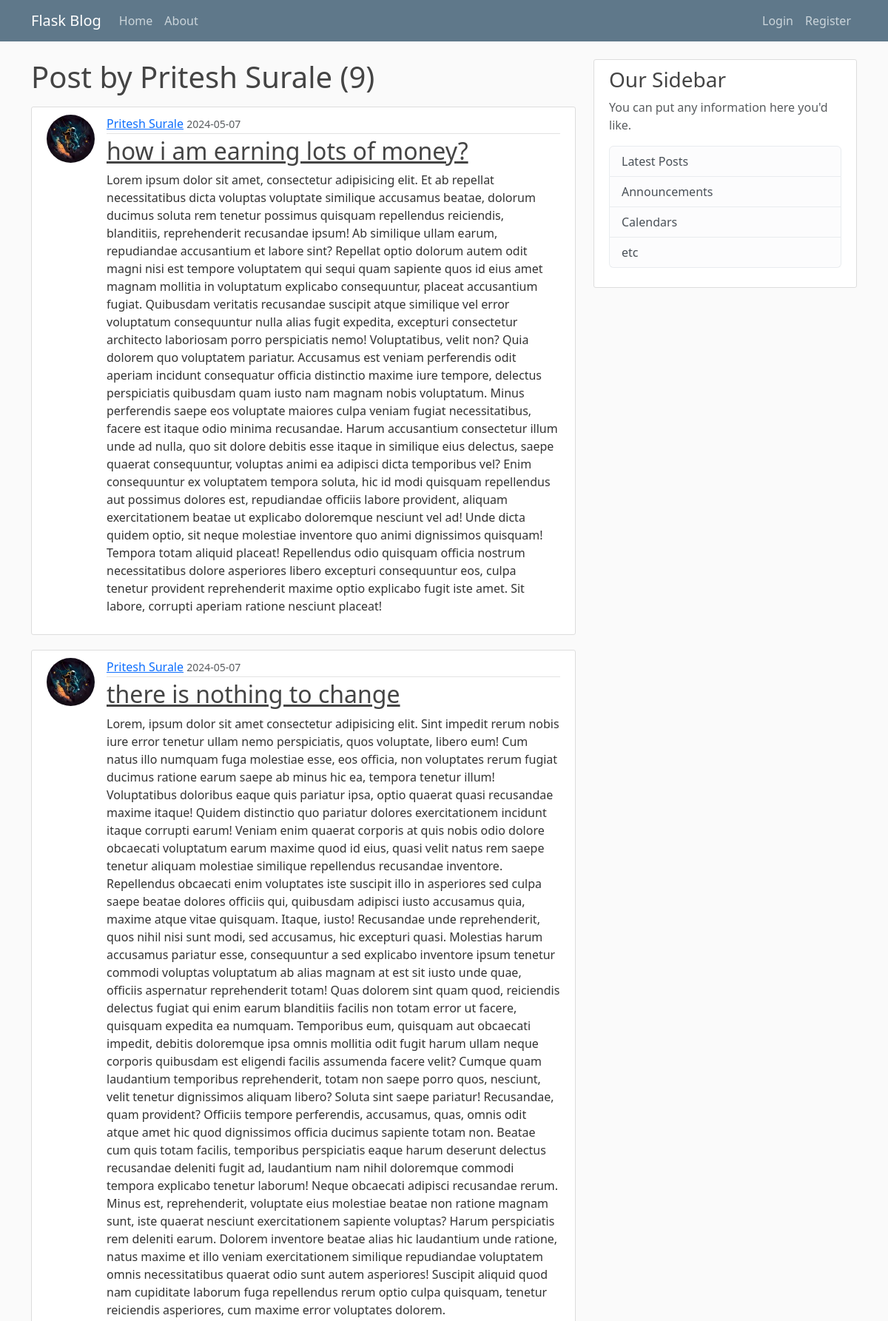
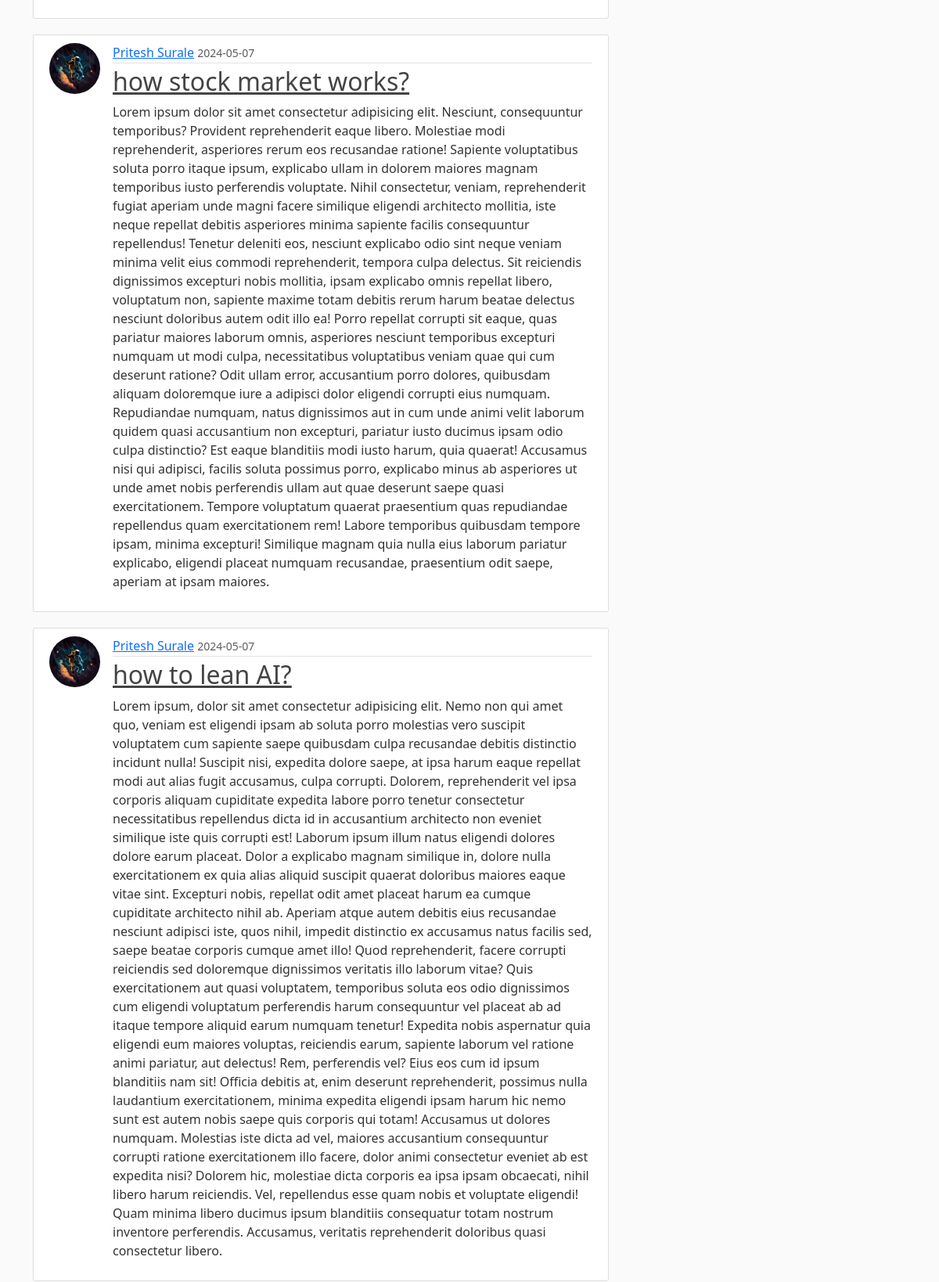
Page /user/Pritesh Surale (upper part) on the committed database (2 pictures, top to bottom).
### flaskblog/models.py (models this page shows, shortened)
class User(db.Model, UserMixin):
  id= db.Column(db.Integer, primary_key=True)
  username = db.Column(db.String(20), unique=True, nullable=False)
  email = db.Column(db.String(120), unique=True, nullable=False)
  image_file = db.Column(db.String(20), nullable=False, default='default.jpg')
  password = db.Column(db.String(60), nullable=False)
  posts = db.relationship('Post', backref='author', lazy=True)

class Post(db.Model):
  id= db.Column(db.Integer, primary_key=True)
  title = db.Column(db.String(100), unique=True, nullable=False)
  date_posted = db.Column(db.DateTime, nullable=False, default=datetime.now)
  content = db.Column(db.Text, nullable=False)
  user_id = db.Column(db.Integer, db.ForeignKey('user.id'), nullable=False)

### flaskblog/routes.py (the view)
@app.route("/user/<string:username>")
def user_posts(username):
  page = request.args.get('page',1,type=int)
  user = User.query.filter_by(username=username).first_or_404()
  posts = Post.query.filter_by(author=user)\
    .order_by(Post.date_posted.desc())\
      .paginate(page=page,per_page=5)
  return render_template('user_post.html',posts=posts, user=user, title='User Post')

### flaskblog/templates/user_post.html (shortened to what this page needs)
{% extends "layout.html"%}
{% block content %}
<h1 class="mb-3"> Post by {{ user.username }} ({{posts.total}}) </h1>
{% for post in posts.items %}
    <article class="media content-section d-flex">
        <div>
            <img src="{{ url_for('static', filename='profile_pics/' + post.author.image_file) }}" alt=""
                class="rounded-circle article-img">
        </div>
        <div class="media-body w-100">
            <div class="article-metadata">
                <a class="mr-2" href="{{url_for('user_posts',username=post.author.username)}}">{{ post.author.username }}</a>
                <small class="text-muted">{{ post.date_posted.strftime('%Y-%m-%d') }}</small>
            </div>
            <h2><a class="article-title" href="{{ url_for('post',post_id=post.id)}}">{{ post.title }}</a></h2>
            <p class="article-content">{{ post.content }}</p>
        </div>
    </article>
{% endfor %}
{% endblock content %}

### flaskblog/static/main.css (style rules this page uses)
body { background: #fafafa; color: #333333; margin-top: 5rem; }
h1, h2, h3, h4, h5, h6 { color: #444444; }
.content-section { background: #ffffff; padding: 10px 20px; border: 1px solid #dddddd; border-radius: 3px; margin-bottom: 20px; }
.article-title { color: #444444; }
.article-content { white-space: pre-line; }
.article-img { height: 65px; width: 65px; margin-right: 16px; }
.article-metadata { padding-bottom: 1px; margin-bottom: 4px; border-bottom: 1px solid #e3e3e3 }

### rows in the picture
User: username "Pritesh Surale"
Post: image_file (picture), author.username "Pritesh Surale", date_posted "2024-05-07", title "how i am earning lots of money?", content "Lorem ipsum dolor sit amet, consectetur adipisicing elit. Et ab repellat necessitatibus dicta voluptas voluptate similique accusamus beatae, dolorum ducimus soluta rem tenetur possimus quisquam repellendus reiciendis, blanditiis, reprehenderit recusandae ipsum! Ab similique ullam earum, repudiandae accusantium et labore sint? Repellat optio dolorum autem odit magni nisi est tempore voluptatem qui sequi quam sapiente quos id eius amet magnam mollitia in voluptatum explicabo consequuntur, placeat accusantium fugiat. Quibusdam veritatis recusandae suscipit atque similique vel error voluptatum consequuntur nulla alias fugit expedita, excepturi consectetur architecto laboriosam porro…"
Post: image_file (picture), author.username "Pritesh Surale", date_posted "2024-05-07", title "there is nothing to change", content "Lorem, ipsum dolor sit amet consectetur adipisicing elit. Sint impedit rerum nobis iure error tenetur ullam nemo perspiciatis, quos voluptate, libero eum! Cum natus illo numquam fuga molestiae esse, eos officia, non voluptates rerum fugiat ducimus ratione earum saepe ab minus hic ea, tempora tenetur illum! Voluptatibus doloribus eaque quis pariatur ipsa, optio quaerat quasi recusandae maxime itaque! Quidem distinctio quo pariatur dolores exercitationem incidunt itaque corrupti earum! Veniam enim quaerat corporis at quis nobis odio dolore obcaecati voluptatum earum maxime quod id eius, quasi velit natus rem saepe tenetur aliquam molestiae similique repellendus recusandae inventore.…"
Post: image_file (picture), author.username "Pritesh Surale", date_posted "2024-05-07", title "how stock market works?", content "Lorem ipsum dolor sit amet consectetur adipisicing elit. Nesciunt, consequuntur temporibus? Provident reprehenderit eaque libero. Molestiae modi reprehenderit, asperiores rerum eos recusandae ratione! Sapiente voluptatibus soluta porro itaque ipsum, explicabo ullam in dolorem maiores magnam temporibus iusto perferendis voluptate. Nihil consectetur, veniam, reprehenderit fugiat aperiam unde magni facere similique eligendi architecto mollitia, iste neque repellat debitis asperiores minima sapiente facilis consequuntur repellendus! Tenetur deleniti eos, nesciunt explicabo odio sint neque veniam minima velit eius commodi reprehenderit, tempora culpa delectus. Sit reiciendis dignissimos…"
Post: image_file (picture), author.username "Pritesh Surale", date_posted "2024-05-07", title "how to lean AI?", content "Lorem ipsum, dolor sit amet consectetur adipisicing elit. Nemo non qui amet quo, veniam est eligendi ipsam ab soluta porro molestias vero suscipit voluptatem cum sapiente saepe quibusdam culpa recusandae debitis distinctio incidunt nulla! Suscipit nisi, expedita dolore saepe, at ipsa harum eaque repellat modi aut alias fugit accusamus, culpa corrupti. Dolorem, reprehenderit vel ipsa corporis aliquam cupiditate expedita labore porro tenetur consectetur necessitatibus repellendus dicta id in accusantium architecto non eveniet similique iste quis corrupti est! Laborum ipsum illum natus eligendi dolores dolore earum placeat. Dolor a explicabo magnam similique in, dolore nulla exercitationem ex…"

### other values in the picture
{{ posts.total }} "9"
